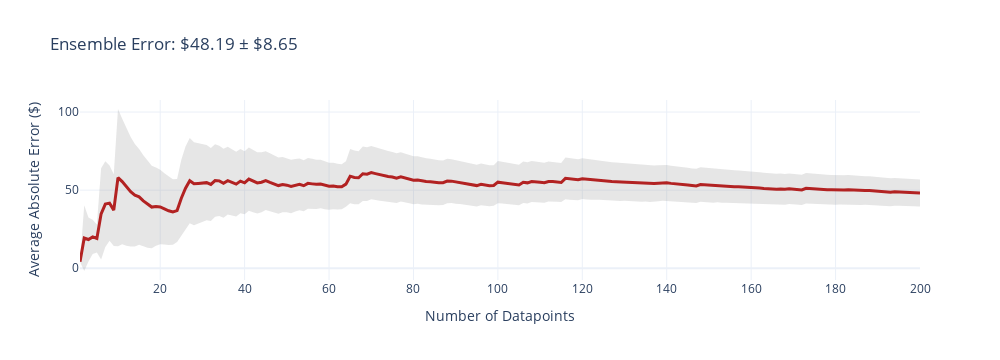
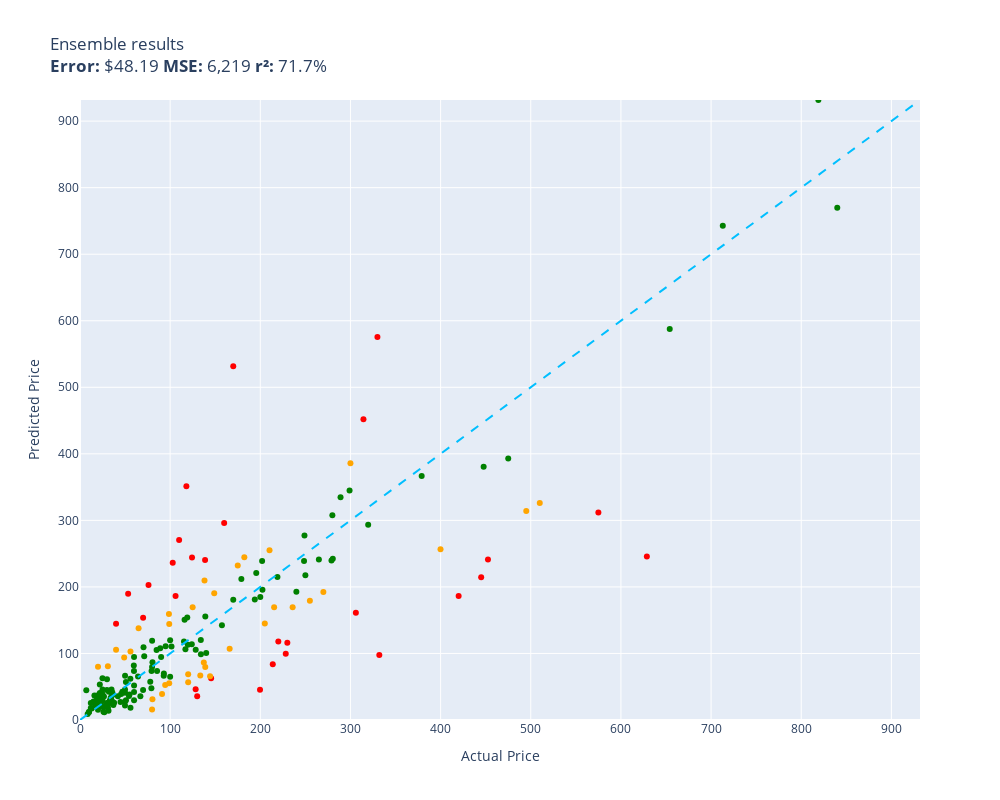

The code cell stored with these charts, in order, in its notebook:
### Code cell
evaluate(ensemble, test)

### Figure 1 — Plotly figure (JSON) as saved in the notebook; plotly's stock layout.template omitted (floating-point values rounded to 4 significant figures; data arrays with more than 128 entries replaced by an {"elided": "..."} marker saying what was removed)
{"data": [{"fill": "toself", "fillcolor": "rgba(128,128,128,0.2)", "hoverinfo": "skip", "line": {"color": "rgba(255,255,255,0)"}, "name": "95% CI", "showlegend": false, "type": "scatter", "x": {"elided": "400 int values"}, "y": {"elided": "400 float values"}}, {"customdata": {"elided": "200x1 float values"}, "hovertemplate": "n=%{x}<br>Avg Error=$%{y:,.2f}<br>±95% CI=$%{customdata[0]:,.2f}<extra></extra>", "line": {"color": "firebrick", "width": 3}, "mode": "lines", "name": "Cumulative Avg Error", "type": "scatter", "x": {"elided": "200 int values"}, "y": {"elided": "200 float values"}}], "layout": {"height": 360, "showlegend": false, "title": {"text": "Ensemble Error: $48.19 ± $8.65"}, "width": 1000, "xaxis": {"title": {"text": "Number of Datapoints"}}, "yaxis": {"title": {"text": "Average Absolute Error ($)"}}}}

### Figure 2 — Plotly figure (JSON) as saved in the notebook; plotly's stock layout.template omitted (floating-point values rounded to 4 significant figures; data arrays with more than 128 entries replaced by an {"elided": "..."} marker saying what was removed)
{"data": [{"customdata": {"elided": "136x1 str values"}, "hovertemplate": "%{customdata[0]}<extra></extra>", "legendgroup": "green", "marker": {"color": "green", "size": 6, "symbol": "circle"}, "mode": "markers", "name": "green", "orientation": "v", "showlegend": true, "type": "scatter", "x": {"elided": "136 float values"}, "xaxis": "x", "y": {"elided": "136 float values"}, "yaxis": "y"}, {"customdata": [["RBC12-UPC Replacement Battery Cartridge ...\nGuess=$116.19 Actual=$229.99"], ["Pump Head TBVECHI 175PSI 4KW 5.5HP 21CFM...\nGuess=$575.51 Actual=$329.90"], ["Bam Trekking 3027SB Single Black Clarine...\nGuess=$97.66 Actual=$332.00"], ["DEWALT 20V MAX* XR Impact Driver with Bl...\nGuess=$241.20 Actual=$452.53"], ["GanFindX Portable Car Hand Controls for ...\nGuess=$296.04 Actual=$159.90"], ["Travelpro Platinum Elite Slim Business L...\nGuess=$83.73 Actual=$213.83"], ["JRready ST6313 DT Deutsch Connector Kit,...\nGuess=$45.39 Actual=$199.68"], ["Dakota Alert MURS Alert Probe Sensor - M...\nGuess=$117.84 Actual=$219.99"], ["Wenger City Upgrade Laptop Backpack with...\nGuess=$62.57 Actual=$145.42"], ["3D Tree Hole Branches 075 Stair Risers D...\nGuess=$35.76 Actual=$129.99"], ["Projector, CRAZVIEW Projector with WiFi ...\nGuess=$189.68 Actual=$53.40"], ["Western Digital Enterprise RE4-GP 2TB SA...\nGuess=$270.51 Actual=$109.95"], ["Poison Spyder 10-08-020 Rocker Knocker\nGuess=$245.77 Actual=$628.76"], ["Lighted Triangle Mirror Cabinet Bathroom...\nGuess=$214.70 Actual=$445.00"], ["BESTILL Wall Mounted Shower Faucet Set, ...\nGuess=$202.76 Actual=$76.00"], ["Dell Optiplex 390 Desktop Computer i3 3....\nGuess=$244.02 Actual=$124.27"], ["Kingston Brass KS269SN Kingston Clawfoot...\nGuess=$161.13 Actual=$305.99"], ["Pioneer 2AM401-BN Two Handle Kitchen Fau...\nGuess=$99.45 Actual=$228.22"], ["Walker Exhaust Ultra EPA 16478 Direct Fi...\nGuess=$311.94 Actual=$574.99"], ["LSI Broadcom SAS 9300-8i 8-port 12Gb/s S...\nGuess=$351.17 Actual=$118.00"], ["AC Compressor & A/C Kit For BMW 335i 335...\nGuess=$451.81 Actual=$314.41"], ["Ibanez M510OVS Acoustic Mandolin in Vint...\nGuess=$531.64 Actual=$169.99"], ["GENUINE VOLVO THERMOSTAT (3.0, 3.2) S60 ...\nGuess=$236.45 Actual=$102.85"], ["Skullcandy Hesh Evo Bluetooth Headphones...\nGuess=$153.60 Actual=$69.99"], ["ROHL WSGUM3018WH Wire Sink Grids, White\nGuess=$46.18 Actual=$128.28"], ["KUNFINE Android Radio CarPlay & Android ...\nGuess=$186.16 Actual=$106.00"], ["VONADO Space Wars Colonial Viper MK1 Bui...\nGuess=$144.59 Actual=$39.99"], ["Pacific Drums PDCM1618TTRB 16 x 18 Inche...\nGuess=$186.19 Actual=$419.99"], ["Garmin 010-12402-10 GT15M-TM Transom-Mou...\nGuess=$240.35 Actual=$138.74"]], "hovertemplate": "%{customdata[0]}<extra></extra>", "legendgroup": "red", "marker": {"color": "red", "size": 6, "symbol": "circle"}, "mode": "markers", "name": "red", "orientation": "v", "showlegend": true, "type": "scatter", "x": [230.0, 329.9, 332.0, 452.5, 159.9, 213.8, 199.7, 220.0, 145.4, 130.0, 53.4, 110.0, 628.8, 445.0, 76.0, 124.3, 306.0, 228.2, 575.0, 118.0, 314.4, 170.0, 102.8, 69.99, 128.3, 106.0, 39.99, 420.0, 138.7], "xaxis": "x", "y": [116.2, 575.5, 97.66, 241.2, 296.0, 83.73, 45.39, 117.8, 62.57, 35.76, 189.7, 270.5, 245.8, 214.7, 202.8, 244.0, 161.1, 99.45, 311.9, 351.2, 451.8, 531.6, 236.4, 153.6, 46.18, 186.2, 144.6, 186.2, 240.3], "yaxis": "y"}, {"customdata": [["SuppliesOutlet Compatible Toner Cartridg...\nGuess=$65.83 Actual=$144.29"], ["ACDelco GM Original Equipment FW339 Fron...\nGuess=$169.47 Actual=$215.33"], ["APS iBoard 6-inch Aluminum (Black Powder...\nGuess=$255.04 Actual=$210.23"], ["SKB iSeries 3i-13096-6KP Case for BlackM...\nGuess=$232.04 Actual=$174.99"], ["Mini PC, Kinupute Desktop Computer E3-12...\nGuess=$314.01 Actual=$495.00"], ["Aolemi Oil Rubbed Bronze Single Function...\nGuess=$159.45 Actual=$98.65"], ["Clementoni 39132.5 Jigsaw Puzzle 1,000 P...\nGuess=$15.92 Actual=$79.95"], ["10GBase-LR SFP+ Transceiver, Handar 10GB...\nGuess=$80.06 Actual=$19.99"], ["KOMPUTERBAY 4GB 2X 2GB DDR2 1066MHz PC2-...\nGuess=$31.07 Actual=$80.34"], ["Tidal Front + Rear Fender Flares 4PC Poc...\nGuess=$179.16 Actual=$254.99"], ["MC: Pindicator (Dual Intensity Amber)\nGuess=$105.61 Actual=$40.00"], ["Sumerain S1339CM Double Handle Widesprea...\nGuess=$169.29 Actual=$235.86"], ["Festool 492370 Platin 2 S1000 Grit 6-Inc...\nGuess=$38.98 Actual=$91.00"], ["PM Auto Front Right Quick Complete Strut...\nGuess=$169.26 Actual=$124.94"], ["Pidoko Kids Train Table, Grey with 90 Pc...\nGuess=$56.60 Actual=$119.97"], ["Marvel Legends Series X-Men 6-Inch Archa...\nGuess=$55.11 Actual=$98.95"], ["ANZO USA 111207 GMC SIERRA 99-06 / YUKON...\nGuess=$244.48 Actual=$182.28"], ["EMART Photography C Stand with Boom Arm,...\nGuess=$68.75 Actual=$119.99"], ["Aeromotive 13304 Regulator, X1 Adjustabl...\nGuess=$192.50 Actual=$269.95"], ["Canon Sure Shot 90u 35mm Date Camera\nGuess=$256.66 Actual=$399.89"], ["Wilkinson LOW GAUSS Vintage Tone Strat S...\nGuess=$80.68 Actual=$30.93"], ["Linkloos Solar Street Lights Outdoor Wat...\nGuess=$102.87 Actual=$55.99"], ["Cardone 84-58642 New HEI Electronic Dist...\nGuess=$107.18 Actual=$165.99"], ["Auertech Portable Washing Machine, 14lbs...\nGuess=$144.43 Actual=$98.99"], ["New Replacement seat cover fits Yamaha M...\nGuess=$79.70 Actual=$138.95"], ["Evan Fischer Radiator Cooling Fan Assemb...\nGuess=$86.43 Actual=$137.34"], ["UPR Mach 1 Chin Spoiler Fits 94-98 Musta...\nGuess=$137.76 Actual=$64.99"], ["SP Air Corporation SP-8102BU 1/4-Inch He...\nGuess=$144.90 Actual=$204.99"], ["ASUS VY279HE-W 27” 1080P Monitor - White...\nGuess=$209.56 Actual=$138.10"], ["Competition Clutch Disc and Pressure Pla...\nGuess=$326.17 Actual=$510.00"], ["A-Premium Front Suspension Steering Knuc...\nGuess=$93.76 Actual=$48.99"], ["Vinyl Soft Top Roll-up Adjustable Truck ...\nGuess=$190.36 Actual=$148.88"], ["Intex River Run Connect Lounge (Four)\nGuess=$52.45 Actual=$94.49"], ["HP Laserjet 2100 Laser Printer W/Test Pr...\nGuess=$385.75 Actual=$299.98"], ["Targus CityGear Durable Backpack, Black,...\nGuess=$67.01 Actual=$133.43"]], "hovertemplate": "%{customdata[0]}<extra></extra>", "legendgroup": "orange", "marker": {"color": "orange", "size": 6, "symbol": "circle"}, "mode": "markers", "name": "orange", "orientation": "v", "showlegend": true, "type": "scatter", "x": [144.3, 215.3, 210.2, 175.0, 495.0, 98.65, 79.95, 19.99, 80.34, 255.0, 40.0, 235.9, 91.0, 124.9, 120.0, 98.95, 182.3, 120.0, 269.9, 399.9, 30.93, 55.99, 166.0, 98.99, 138.9, 137.3, 64.99, 205.0, 138.1, 510.0, 48.99, 148.9, 94.49, 300.0, 133.4], "xaxis": "x", "y": [65.83, 169.5, 255.0, 232.0, 314.0, 159.5, 15.92, 80.06, 31.07, 179.2, 105.6, 169.3, 38.98, 169.3, 56.6, 55.11, 244.5, 68.75, 192.5, 256.7, 80.68, 102.9, 107.2, 144.4, 79.7, 86.43, 137.8, 144.9, 209.6, 326.2, 93.76, 190.4, 52.45, 385.7, 67.01], "yaxis": "y"}, {"hoverinfo": "skip", "line": {"color": "deepskyblue", "dash": "dash", "width": 2}, "mode": "lines", "name": "y = x", "showlegend": false, "type": "scatter", "x": [0, 931.7], "y": [0, 931.7]}], "layout": {"height": 800, "legend": {"title": {"text": "color"}, "tracegroupgap": 0}, "showlegend": false, "title": {"text": "Ensemble results<br><b>Error:</b> $48.19 <b>MSE:</b> 6,219 <b>r²:</b> 71.7%"}, "width": 1000, "xaxis": {"anchor": "y", "domain": [0, 1], "range": [0, 931.7], "title": {"text": "Actual Price"}}, "yaxis": {"anchor": "x", "domain": [0, 1], "range": [0, 931.7], "title": {"text": "Predicted Price"}}}}
